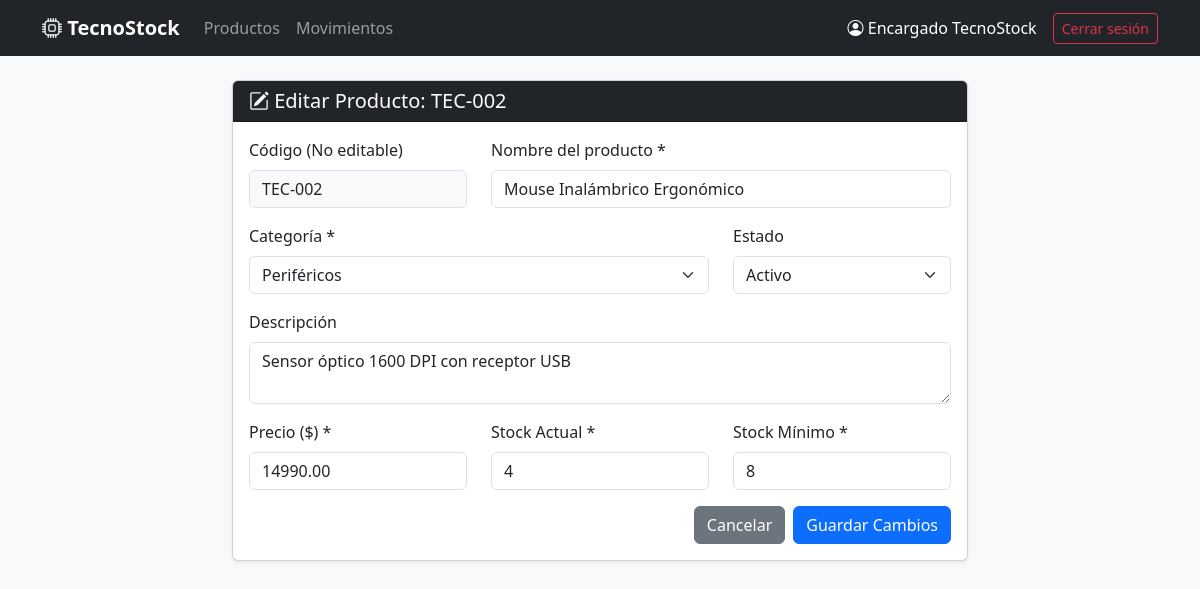
Page /productos/editar.php?id=2 (signed in) on the committed database.
### tables this page shows
CREATE TABLE producto (
    id_producto INT AUTO_INCREMENT PRIMARY KEY,
    codigo VARCHAR(50) NOT NULL UNIQUE,  
    nombre VARCHAR(120) NOT NULL,
    descripcion TEXT,
    precio DECIMAL(10, 2) NOT NULL CHECK (precio >= 0),
    stock_actual INT NOT NULL DEFAULT 0 CHECK (stock_actual >= 0),
    stock_minimo INT NOT NULL DEFAULT 0 CHECK (stock_minimo >= 0),
    estado TINYINT(1) NOT NULL DEFAULT 1,  
    id_categoria INT NOT NULL,
    CONSTRAINT fk_producto_categoria FOREIGN KEY (id_categoria) 
        REFERENCES categoria(id_categoria) ON UPDATE CASCADE ON DELETE RESTRICT
);

CREATE TABLE categoria (
    id_categoria INT AUTO_INCREMENT PRIMARY KEY,
    nombre VARCHAR(80) NOT NULL UNIQUE,
    descripcion VARCHAR(255),
    estado TINYINT(1) NOT NULL DEFAULT 1
);

### productos/editar.php (the view, shortened to what this page needs)
<?php
require_once '../config/conexion.php';
$id = $_GET['id'] ?? null;
$stmt = $pdo->prepare("SELECT * FROM producto WHERE id_producto = ?");
$stmt->execute([$id]);
$producto = $stmt->fetch();
$categorias = $pdo->query("SELECT id_categoria, nombre FROM categoria WHERE estado = 1 ORDER BY nombre")->fetchAll();
require_once '../includes/header.php';
?>
<div class="row justify-content-center">
    <div class="col-md-8">
        <div class="card shadow-sm">
            <div class="card-header bg-dark text-white">
                <h5 class="mb-0"><i class="bi bi-pencil-square"></i> Editar Producto: <?= htmlspecialchars($producto['codigo']) ?></h5>
            </div>
            <div class="card-body">
                <form method="POST" id="formProducto">
                    <div class="row mb-3">
                        <div class="col-md-4">
                            <label class="form-label">Código (No editable)</label>
                            <input type="text" class="form-control bg-light" value="<?= htmlspecialchars($producto['codigo']) ?>" readonly>
                        </div>
                        <div class="col-md-8">
                            <label class="form-label">Nombre del producto *</label>
                            <input type="text" name="nombre" class="form-control" value="<?= htmlspecialchars($_POST['nombre'] ?? $producto['nombre']) ?>" required>
                        </div>
                    </div>
                    <div class="row mb-3">
                        <div class="col-md-8">
                            <label class="form-label">Categoría *</label>
                            <select name="id_categoria" class="form-select" required>
                                <?php foreach ($categorias as $cat): ?>
                                    <option value="<?= $cat['id_categoria'] ?>" <?= (($_POST['id_categoria'] ?? $producto['id_categoria']) == $cat['id_categoria']) ? 'selected' : '' ?>>
                                        <?= htmlspecialchars($cat['nombre']) ?>
                                    </option>
                                <?php endforeach; ?>
                            </select>
                        </div>
                        <div class="col-md-4">
                            <label class="form-label">Estado</label>
                            <select name="estado" class="form-select">
                                <option value="1" <?= $producto['estado'] == 1 ? 'selected' : '' ?>>Activo</option>
                            </select>
                        </div>
                    </div>
                    <div class="mb-3">
                        <label class="form-label">Descripción</label>
                        <textarea name="descripcion" class="form-control" rows="2"><?= htmlspecialchars($_POST['descripcion'] ?? $producto['descripcion']) ?></textarea>
                    </div>
                    <div class="row mb-3">
                        <div class="col-md-4">
                            <label class="form-label">Precio ($) *</label>
                            <input type="number" step="0.01" min="0" name="precio" class="form-control" value="<?= htmlspecialchars($_POST['precio'] ?? $producto['precio']) ?>" required>
                        </div>
                        <div class="col-md-4">
                            <label class="form-label">Stock Actual *</label>
                            <input type="number" min="0" name="stock_actual" class="form-control" value="<?= htmlspecialchars($_POST['stock_actual'] ?? $producto['stock_actual']) ?>" required>
                        </div>
                        <div class="col-md-4">
                            <label class="form-label">Stock Mínimo *</label>
                            <input type="number" min="0" name="stock_minimo" class="form-control" value="<?= htmlspecialchars($_POST['stock_minimo'] ?? $producto['stock_minimo']) ?>" required>
                        </div>
                    </div>
                    <div class="d-flex justify-content-end gap-2">
                        <a href="index.php" class="btn btn-secondary">Cancelar</a>
                        <button type="submit" class="btn btn-primary">Guardar Cambios</button>
                    </div>
                </form>
            </div>
        </div>
    </div>
</div>
<?php require_once '../includes/footer.php'; ?>

### rows in the picture
producto: codigo "TEC-002", nombre "Mouse Inalámbrico Ergonómico", id_categoria "Periféricos", estado "Activo", descripcion "Sensor óptico 1600 DPI con receptor USB", precio "14990.00", stock_actual "4", stock_minimo "8"

### other values in the picture
$_SESSION['nombre'] "Encargado TecnoStock"
